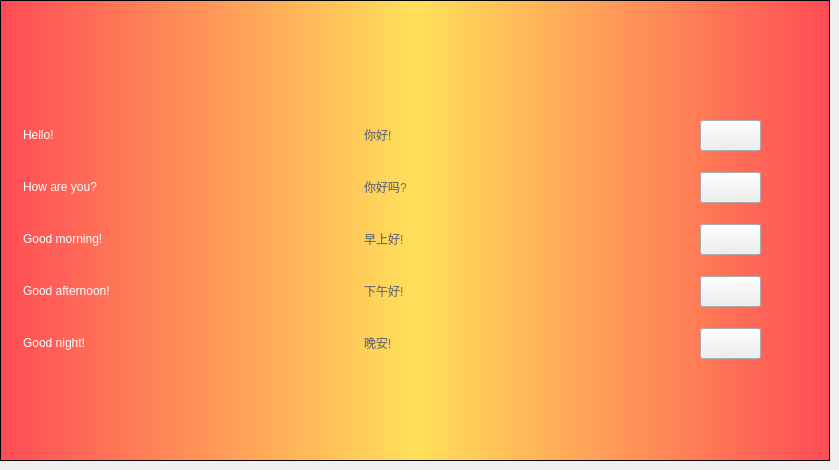
  <widget class="QWidget" name="tab_9">
   <attribute name="title">
    <string>Mandarin</string>
   </attribute>
   <widget class="QFrame" name="frame_9">
    <property name="geometry">
     <rect>
      <x>0</x>
      <y>0</y>
      <width>830</width>
      <height>461</height>
     </rect>
    </property>
    <property name="styleSheet">
     <string notr="true">QFrame {
	color: white;
}

QFrame#frame_9 { 
	background-color: qlineargradient(spread:pad, x1:0, y1:0, x2:1, y2:0, stop:0 rgba(255, 75, 85, 255), stop:0.5 rgba(255, 225, 90, 255), stop:1 rgba(255, 75, 85, 255));
}</string>
    </property>
    <property name="frameShape">
     <enum>QFrame::StyledPanel</enum>
    </property>
    <property name="frameShadow">
     <enum>QFrame::Raised</enum>
    </property>
    <widget class="QLabel" name="lb_flag_mandarin">
     <property name="geometry">
      <rect>
       <x>364</x>
       <y>20</y>
       <width>102</width>
       <height>64</height>
      </rect>
     </property>
     <property name="styleSheet">
      <string notr="true"/>
     </property>
     <property name="text">
      <string/>
     </property>
    </widget>
    <widget class="QLabel" name="label_85">
     <property name="geometry">
      <rect>
       <x>23</x>
       <y>112</y>
       <width>100</width>
       <height>46</height>
      </rect>
     </property>
     <property name="styleSheet">
      <string notr="true">font: 75 28pt &quot;Trebuchet MS&quot;;</string>
     </property>
     <property name="text">
      <string>Hello!</string>
     </property>
    </widget>
    <widget class="QLabel" name="label_86">
     <property name="geometry">
      <rect>
       <x>23</x>
       <y>320</y>
       <width>196</width>
       <height>46</height>
      </rect>
     </property>
     <property name="styleSheet">
      <string notr="true">font: 75 28pt &quot;Trebuchet MS&quot;;</string>
     </property>
     <property name="text">
      <string>Good night!</string>
     </property>
    </widget>
    <widget class="QLabel" name="label_87">
     <property name="geometry">
      <rect>
       <x>23</x>
       <y>164</y>
       <width>219</width>
       <height>46</height>
      </rect>
     </property>
     <property name="styleSheet">
      <string notr="true">font: 75 28pt &quot;Trebuchet MS&quot;;</string>
     </property>
     <property name="text">
      <string>How are you?</string>
     </property>
    </widget>
    <widget class="QLabel" name="label_88">
     <property name="geometry">
      <rect>
       <x>23</x>
       <y>216</y>
       <width>246</width>
       <height>46</height>
      </rect>
     </property>
     <property name="styleSheet">
      <string notr="true">font: 75 28pt &quot;Trebuchet MS&quot;;</string>
     </property>
     <property name="text">
      <string>Good morning!</string>
     </property>
    </widget>
    <widget class="QLabel" name="label_89">
     <property name="geometry">
      <rect>
       <x>23</x>
       <y>268</y>
       <width>273</width>
       <height>46</height>
      </rect>
     </property>
     <property name="styleSheet">
      <string notr="true">font: 75 28pt &quot;Trebuchet MS&quot;;</string>
     </property>
     <property name="text">
      <string>Good afternoon!</string>
     </property>
    </widget>
    <widget class="QPushButton" name="pushButton_41">
     <property name="enabled">
      <bool>true</bool>
     </property>
     <property name="geometry">
      <rect>
       <x>700</x>
       <y>120</y>
       <width>61</width>
       <height>31</height>
      </rect>
     </property>
     <property name="styleSheet">
      <string notr="true"/>
     </property>
     <property name="text">
      <string/>
     </property>
    </widget>
    <widget class="QPushButton" name="pushButton_42">
     <property name="geometry">
      <rect>
       <x>700</x>
       <y>172</y>
       <width>61</width>
       <height>31</height>
      </rect>
     </property>
     <property name="text">
      <string/>
     </property>
    </widget>
    <widget class="QPushButton" name="pushButton_43">
     <property name="geometry">
      <rect>
       <x>700</x>
       <y>224</y>
       <width>61</width>
       <height>31</height>
      </rect>
     </property>
     <property name="text">
      <string/>
     </property>
    </widget>
    <widget class="QPushButton" name="pushButton_44">
     <property name="geometry">
      <rect>
       <x>700</x>
       <y>276</y>
       <width>61</width>
       <height>31</height>
      </rect>
     </property>
     <property name="text">
      <string/>
     </property>
    </widget>
    <widget class="QPushButton" name="pushButton_45">
     <property name="geometry">
      <rect>
       <x>700</x>
       <y>328</y>
       <width>61</width>
       <height>31</height>
      </rect>
     </property>
     <property name="text">
      <string/>
     </property>
    </widget>
    <widget class="QLabel" name="label_90">
     <property name="geometry">
      <rect>
       <x>364</x>
       <y>216</y>
       <width>246</width>
       <height>46</height>
      </rect>
     </property>
     <property name="styleSheet">
      <string notr="true">font: 75 28pt &quot;Trebuchet MS&quot;;
color: #717171;</string>
     </property>
     <property name="text">
      <string>早上好!</string>
     </property>
    </widget>
    <widget class="QLabel" name="label_91">
     <property name="geometry">
      <rect>
       <x>364</x>
       <y>164</y>
       <width>219</width>
       <height>46</height>
      </rect>
     </property>
     <property name="styleSheet">
      <string notr="true">font: 75 28pt &quot;Trebuchet MS&quot;;
color: #717171;</string>
     </property>
     <property name="text">
      <string>你好吗?</string>
     </property>
    </widget>
    <widget class="QLabel" name="label_92">
     <property name="geometry">
      <rect>
       <x>364</x>
       <y>268</y>
       <width>273</width>
       <height>46</height>
      </rect>
     </property>
     <property name="styleSheet">
      <string notr="true">font: 75 28pt &quot;Trebuchet MS&quot;;
color: #717171;</string>
     </property>
     <property name="text">
      <string>下午好!</string>
     </property>
    </widget>
    <widget class="QLabel" name="label_93">
     <property name="geometry">
      <rect>
       <x>364</x>
       <y>320</y>
       <width>196</width>
       <height>46</height>
      </rect>
     </property>
     <property name="styleSheet">
      <string notr="true">font: 75 28pt &quot;Trebuchet MS&quot;;
color: #717171;</string>
     </property>
     <property name="text">
      <string>晚安!</string>
     </property>
    </widget>
    <widget class="QLabel" name="label_94">
     <property name="geometry">
      <rect>
       <x>364</x>
       <y>112</y>
       <width>221</width>
       <height>46</height>
      </rect>
     </property>
     <property name="styleSheet">
      <string notr="true">font: 75 28pt &quot;Trebuchet MS&quot;;
color: #717171;</string>
     </property>
     <property name="text">
      <string>你好!</string>
     </property>
    </widget>
   </widget>
  </widget>
